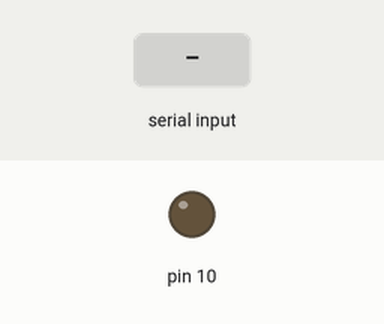
A sketch run on a simulated Arduino Uno, built with avr-gcc and run on an emulated ATmega328P. On the bench: output pins drawn as LEDs (lit = HIGH). The inputs (shaded band) are chosen by the test bench.

Above: at 1.2 s.
1.3 s: "a" received over Serial
At 1.6 s:
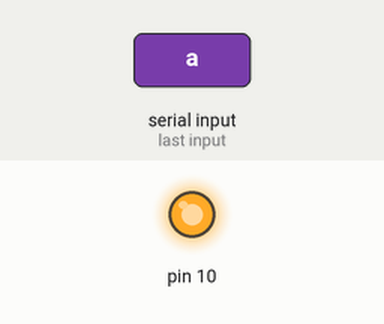
2.8 s: "s" received over Serial
At 3.9 s:
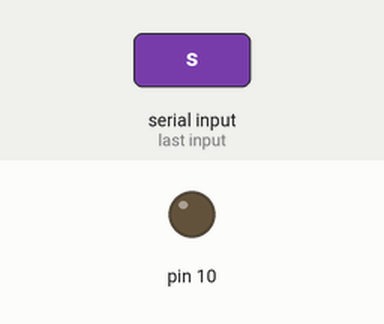
Timing chart, 0 to 5.8 s (numbered marks = the images above; inputs shaded):
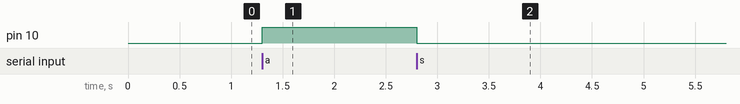

The sketch:

NR04-LedControl.ino
```cpp
void setup() {
  Serial.begin(9600);
  pinMode(10, OUTPUT);
}

void loop() {
  if (Serial.available() > 0) {
    char cmd = Serial.read();
    if (cmd == 'a') {
      digitalWrite(10, HIGH);
    } else if (cmd == 's') {
      digitalWrite(10, LOW);
    }
  }
}
```

Measured:
- after the input at 1.3 s, pin 10: LOW → HIGH at once
- after the input at 2.8 s, pin 10: HIGH → LOW at once
